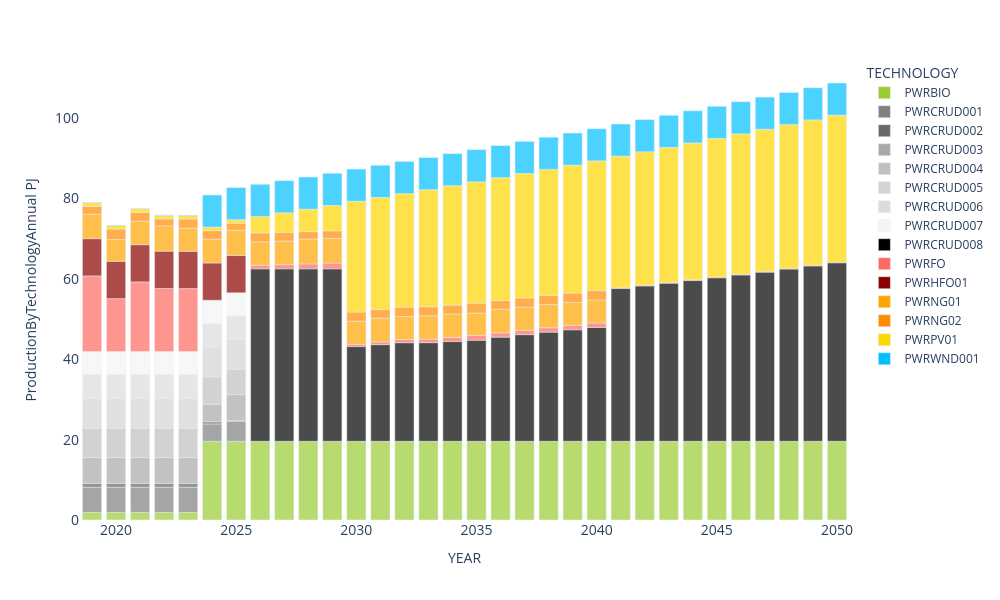

Write notebook code for a chart like this one.
### Code cell
ProductionByTechnologyAnnual = pd.read_csv('../../results/v_ProductionByTechnologyAnnual.csv')
ProductionByTechnologyAnnual= ProductionByTechnologyAnnual[ProductionByTechnologyAnnual['TECHNOLOGY'].str.contains('PWR')].sort_values(by='TECHNOLOGY')
ProductionByTechnologyAnnual = ProductionByTechnologyAnnual[~ProductionByTechnologyAnnual['TECHNOLOGY'].str.contains('PWRDIST|PWRTRANS')]
ProductionByTechnologyAnnual = ProductionByTechnologyAnnual[round(ProductionByTechnologyAnnual['value'],4) != 0]
fig = px.bar(ProductionByTechnologyAnnual, x="YEAR", y = "value", color="TECHNOLOGY",
             color_discrete_map = color_dict,
             opacity = 0.7,
             )

fig.update_layout(hovermode='x unified', 
                  autosize=False,
                  width= 1000,
                  height= 600, 
                  yaxis_title="ProductionByTechnologyAnnual PJ",
                  plot_bgcolor='white',
                #   paper_bgcolor='lightgrey',
                 xaxis=dict(
        tickfont=dict(size=14),  # Tamaño de la fuente de las etiquetas del eje x
        titlefont=dict(size=14)
                ),
                  yaxis=dict(
        showgrid=False,
        tickfont=dict(size=14),      
        gridwidth=0.5,        #
        gridcolor='lightgrey',
        
        )

)
fig.show()

# fig.update_layout(updatemenus=[dict(type='buttons', showactive=False, buttons=[dict(args=[None, dict(frame=dict(duration=500, redraw=True), fromcurrent=True)])])])

### Figure 1 — Plotly figure (JSON) as saved in the notebook; plotly's stock layout.template omitted (floating-point values rounded to 4 significant figures)
{"data": [{"alignmentgroup": "True", "hovertemplate": "TECHNOLOGY=PWRBIO<br>YEAR=%{x}<br>value=%{y}<extra></extra>", "legendgroup": "PWRBIO", "marker": {"color": "#9ACD32", "opacity": 0.7, "pattern": {"shape": ""}}, "name": "PWRBIO", "offsetgroup": "PWRBIO", "orientation": "v", "showlegend": true, "textposition": "auto", "type": "bar", "x": [2050, 2049, 2048, 2047, 2046, 2045, 2044, 2043, 2042, 2041, 2039, 2019, 2020, 2040, 2021, 2023, 2038, 2037, 2036, 2035, 2034, 2033, 2032, 2031, 2030, 2029, 2028, 2027, 2026, 2025, 2024, 2022], "xaxis": "x", "y": [19.57, 19.57, 19.57, 19.57, 19.57, 19.57, 19.57, 19.57, 19.57, 19.57, 19.57, 1.892, 1.892, 19.57, 1.892, 1.892, 19.57, 19.57, 19.57, 19.57, 19.57, 19.57, 19.57, 19.57, 19.57, 19.57, 19.57, 19.57, 19.57, 19.57, 19.57, 1.892], "yaxis": "y"}, {"alignmentgroup": "True", "hovertemplate": "TECHNOLOGY=PWRCRUD001<br>YEAR=%{x}<br>value=%{y}<extra></extra>", "legendgroup": "PWRCRUD001", "marker": {"color": "gray", "opacity": 0.7, "pattern": {"shape": ""}}, "name": "PWRCRUD001", "offsetgroup": "PWRCRUD001", "orientation": "v", "showlegend": true, "textposition": "auto", "type": "bar", "x": [2019, 2020, 2022, 2025, 2024, 2023, 2021], "xaxis": "x", "y": [6.216, 6.216, 6.216, 4.948, 4.323, 6.216, 6.216], "yaxis": "y"}, {"alignmentgroup": "True", "hovertemplate": "TECHNOLOGY=PWRCRUD002<br>YEAR=%{x}<br>value=%{y}<extra></extra>", "legendgroup": "PWRCRUD002", "marker": {"color": "dimgray", "opacity": 0.7, "pattern": {"shape": ""}}, "name": "PWRCRUD002", "offsetgroup": "PWRCRUD002", "orientation": "v", "showlegend": true, "textposition": "auto", "type": "bar", "x": [2025, 2023, 2019, 2020, 2021, 2022, 2024], "xaxis": "x", "y": [0.2452, 1.003, 1.003, 1.003, 1.003, 1.003, 0.5538], "yaxis": "y"}, {"alignmentgroup": "True", "hovertemplate": "TECHNOLOGY=PWRCRUD003<br>YEAR=%{x}<br>value=%{y}<extra></extra>", "legendgroup": "PWRCRUD003", "marker": {"color": "darkgray", "opacity": 0.7, "pattern": {"shape": ""}}, "name": "PWRCRUD003", "offsetgroup": "PWRCRUD003", "orientation": "v", "showlegend": true, "textposition": "auto", "type": "bar", "x": [2019, 2020, 2021, 2023, 2025, 2024, 2022], "xaxis": "x", "y": [6.433, 6.433, 6.433, 6.433, 6.433, 4.364, 6.433], "yaxis": "y"}, {"alignmentgroup": "True", "hovertemplate": "TECHNOLOGY=PWRCRUD004<br>YEAR=%{x}<br>value=%{y}<extra></extra>", "legendgroup": "PWRCRUD004", "marker": {"color": "silver", "opacity": 0.7, "pattern": {"shape": ""}}, "name": "PWRCRUD004", "offsetgroup": "PWRCRUD004", "orientation": "v", "showlegend": true, "textposition": "auto", "type": "bar", "x": [2019, 2020, 2022, 2025, 2024, 2023, 2021], "xaxis": "x", "y": [7.298, 7.298, 7.298, 6.255, 6.786, 7.298, 7.298], "yaxis": "y"}, {"alignmentgroup": "True", "hovertemplate": "TECHNOLOGY=PWRCRUD005<br>YEAR=%{x}<br>value=%{y}<extra></extra>", "legendgroup": "PWRCRUD005", "marker": {"color": "lightgray", "opacity": 0.7, "pattern": {"shape": ""}}, "name": "PWRCRUD005", "offsetgroup": "PWRCRUD005", "orientation": "v", "showlegend": true, "textposition": "auto", "type": "bar", "x": [2024, 2025, 2023, 2022, 2020, 2019, 2021], "xaxis": "x", "y": [7.493, 7.493, 7.493, 7.493, 7.493, 7.493, 7.493], "yaxis": "y"}, {"alignmentgroup": "True", "hovertemplate": "TECHNOLOGY=PWRCRUD006<br>YEAR=%{x}<br>value=%{y}<extra></extra>", "legendgroup": "PWRCRUD006", "marker": {"color": "gainsboro", "opacity": 0.7, "pattern": {"shape": ""}}, "name": "PWRCRUD006", "offsetgroup": "PWRCRUD006", "orientation": "v", "showlegend": true, "textposition": "auto", "type": "bar", "x": [2025, 2024, 2023, 2021, 2019, 2020, 2022], "xaxis": "x", "y": [5.834, 5.834, 5.834, 5.834, 5.834, 5.834, 5.834], "yaxis": "y"}, {"alignmentgroup": "True", "hovertemplate": "TECHNOLOGY=PWRCRUD007<br>YEAR=%{x}<br>value=%{y}<extra></extra>", "legendgroup": "PWRCRUD007", "marker": {"color": "whitesmoke", "opacity": 0.7, "pattern": {"shape": ""}}, "name": "PWRCRUD007", "offsetgroup": "PWRCRUD007", "orientation": "v", "showlegend": true, "textposition": "auto", "type": "bar", "x": [2025, 2024, 2023, 2021, 2019, 2020, 2022], "xaxis": "x", "y": [5.752, 5.752, 5.752, 5.752, 5.752, 5.752, 5.752], "yaxis": "y"}, {"alignmentgroup": "True", "hovertemplate": "TECHNOLOGY=PWRCRUD008<br>YEAR=%{x}<br>value=%{y}<extra></extra>", "legendgroup": "PWRCRUD008", "marker": {"color": "black", "opacity": 0.7, "pattern": {"shape": ""}}, "name": "PWRCRUD008", "offsetgroup": "PWRCRUD008", "orientation": "v", "showlegend": true, "textposition": "auto", "type": "bar", "x": [2026, 2027, 2028, 2029, 2030, 2031, 2032, 2033, 2034, 2035, 2036, 2037, 2038, 2039, 2040, 2041, 2043, 2042, 2044, 2045, 2046, 2047, 2048, 2049, 2050], "xaxis": "x", "y": [42.92, 42.92, 42.92, 42.92, 23.58, 24.06, 24.54, 24.55, 24.83, 25.15, 25.92, 26.54, 27.17, 27.76, 28.33, 38.04, 39.34, 38.67, 40.01, 40.7, 41.4, 42.1, 42.86, 43.64, 44.42], "yaxis": "y"}, {"alignmentgroup": "True", "hovertemplate": "TECHNOLOGY=PWRFO<br>YEAR=%{x}<br>value=%{y}<extra></extra>", "legendgroup": "PWRFO", "marker": {"color": "#FF6961", "opacity": 0.7, "pattern": {"shape": ""}}, "name": "PWRFO", "offsetgroup": "PWRFO", "orientation": "v", "showlegend": true, "textposition": "auto", "type": "bar", "x": [2033, 2032, 2031, 2030, 2029, 2028, 2027, 2026, 2023, 2022, 2021, 2020, 2019, 2034, 2035, 2036, 2037, 2050, 2049, 2048, 2047, 2046, 2044, 2043, 2042, 2041, 2040, 2039, 2038, 2045], "xaxis": "x", "y": [0.8898, 0.7989, 0.674, 0.5639, 1.433, 1.221, 1.044, 0.8933, 15.67, 15.69, 17.32, 13.17, 18.81, 1.028, 1.2, 1.079, 1.086, 0.1664, 0.1707, 0.1751, 0.1794, 0.1831, 0.1916, 0.1957, 0.1998, 0.2034, 1.111, 1.102, 1.094, 0.1874], "yaxis": "y"}, {"alignmentgroup": "True", "hovertemplate": "TECHNOLOGY=PWRHFO01<br>YEAR=%{x}<br>value=%{y}<extra></extra>", "legendgroup": "PWRHFO01", "marker": {"color": "#8B0000", "opacity": 0.7, "pattern": {"shape": ""}}, "name": "PWRHFO01", "offsetgroup": "PWRHFO01", "orientation": "v", "showlegend": true, "textposition": "auto", "type": "bar", "x": [2019, 2020, 2022, 2025, 2024, 2023, 2021], "xaxis": "x", "y": [9.268, 9.268, 9.268, 9.268, 9.268, 9.268, 9.268], "yaxis": "y"}, {"alignmentgroup": "True", "hovertemplate": "TECHNOLOGY=PWRNG01<br>YEAR=%{x}<br>value=%{y}<extra></extra>", "legendgroup": "PWRNG01", "marker": {"color": "orange", "opacity": 0.7, "pattern": {"shape": ""}}, "name": "PWRNG01", "offsetgroup": "PWRNG01", "orientation": "v", "showlegend": true, "textposition": "auto", "type": "bar", "x": [2040, 2039, 2038, 2037, 2019, 2020, 2036, 2035, 2034, 2033, 2032, 2031, 2030, 2029, 2027, 2026, 2025, 2024, 2023, 2022, 2021, 2028], "xaxis": "x", "y": [5.731, 5.661, 5.772, 5.772, 6.1, 5.425, 5.907, 5.544, 5.835, 5.793, 5.729, 5.92, 5.762, 6.109, 5.866, 5.812, 6.292, 5.931, 5.769, 6.29, 5.871, 6.186], "yaxis": "y"}, {"alignmentgroup": "True", "hovertemplate": "TECHNOLOGY=PWRNG02<br>YEAR=%{x}<br>value=%{y}<extra></extra>", "legendgroup": "PWRNG02", "marker": {"color": "darkorange", "opacity": 0.7, "pattern": {"shape": ""}}, "name": "PWRNG02", "offsetgroup": "PWRNG02", "orientation": "v", "showlegend": true, "textposition": "auto", "type": "bar", "x": [2023, 2024, 2025, 2026, 2027, 2028, 2029, 2030, 2031, 2032, 2033, 2034, 2035, 2036, 2037, 2022, 2038, 2021, 2019, 2020, 2039, 2040], "xaxis": "x", "y": [2.264, 2.102, 1.74, 2.221, 2.166, 1.846, 1.924, 2.271, 2.113, 2.304, 2.24, 2.198, 2.489, 2.125, 2.261, 1.743, 2.261, 2.162, 1.933, 2.608, 2.371, 2.301], "yaxis": "y"}, {"alignmentgroup": "True", "hovertemplate": "TECHNOLOGY=PWRPV01<br>YEAR=%{x}<br>value=%{y}<extra></extra>", "legendgroup": "PWRPV01", "marker": {"color": "#FFD700", "opacity": 0.7, "pattern": {"shape": ""}}, "name": "PWRPV01", "offsetgroup": "PWRPV01", "orientation": "v", "showlegend": true, "textposition": "auto", "type": "bar", "x": [2024, 2025, 2026, 2027, 2028, 2029, 2030, 2031, 2032, 2033, 2034, 2035, 2036, 2037, 2038, 2023, 2039, 2022, 2020, 2019, 2021, 2040, 2041, 2042, 2043, 2044, 2045, 2046, 2047, 2048, 2049, 2050], "xaxis": "x", "y": [0.8985, 0.8985, 4.115, 4.866, 5.599, 6.301, 27.57, 27.92, 28.27, 29.15, 29.7, 30.19, 30.58, 30.97, 31.37, 0.8985, 31.83, 0.8985, 0.8985, 0.8985, 0.8985, 32.31, 32.72, 33.18, 33.61, 34.05, 34.48, 34.93, 35.37, 35.77, 36.16, 36.58], "yaxis": "y"}, {"alignmentgroup": "True", "hovertemplate": "TECHNOLOGY=PWRWND001<br>YEAR=%{x}<br>value=%{y}<extra></extra>", "legendgroup": "PWRWND001", "marker": {"color": "deepskyblue", "opacity": 0.7, "pattern": {"shape": ""}}, "name": "PWRWND001", "offsetgroup": "PWRWND001", "orientation": "v", "showlegend": true, "textposition": "auto", "type": "bar", "x": [2025, 2026, 2027, 2028, 2029, 2030, 2031, 2032, 2033, 2034, 2035, 2036, 2037, 2038, 2039, 2024, 2040, 2023, 2021, 2019, 2020, 2022, 2041, 2043, 2042, 2044, 2045, 2046, 2047, 2048, 2049, 2050], "xaxis": "x", "y": [8.0, 8.0, 8.0, 8.0, 8, 8.0, 8.0, 8.0, 8.0, 8.0, 8, 8.0, 8.0, 8.0, 8.0, 8.0, 8, 0.1131, 0.1131, 0.1131, 0.1131, 0.1131, 8.0, 8.0, 8.0, 8.0, 8.0, 8.0, 8.0, 8.0, 8, 8.0], "yaxis": "y"}], "layout": {"autosize": false, "barmode": "relative", "height": 600, "hovermode": "x unified", "legend": {"title": {"text": "TECHNOLOGY"}, "tracegroupgap": 0}, "margin": {"t": 60}, "plot_bgcolor": "white", "width": 1000, "xaxis": {"anchor": "y", "domain": [0, 1], "tickfont": {"size": 14}, "title": {"font": {"size": 14}, "text": "YEAR"}}, "yaxis": {"anchor": "x", "domain": [0, 1], "gridcolor": "lightgrey", "gridwidth": 0.5, "showgrid": false, "tickfont": {"size": 14}, "title": {"text": "ProductionByTechnologyAnnual PJ"}}}}
